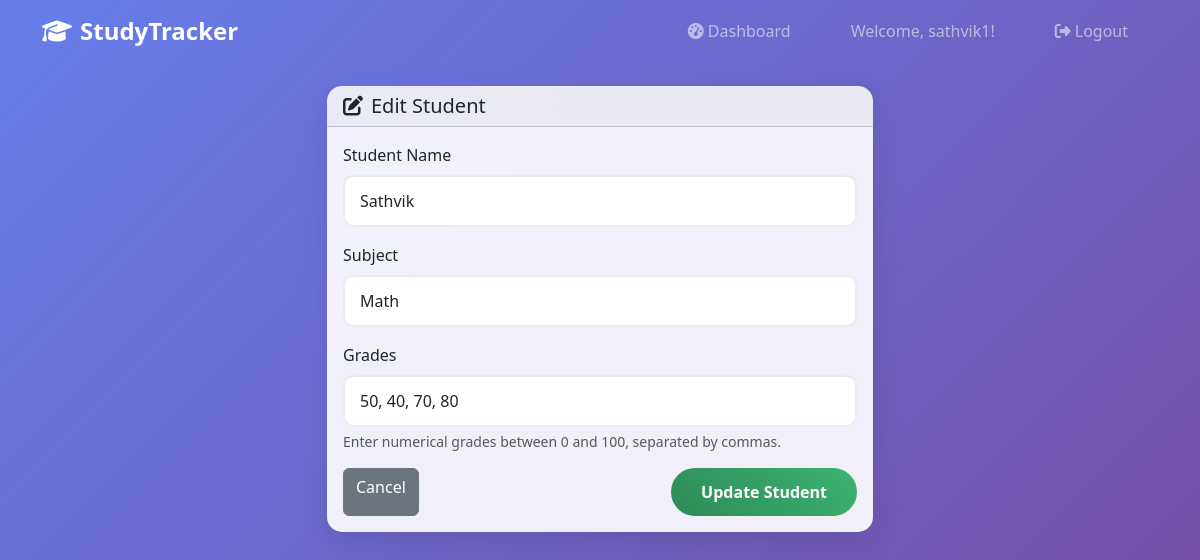
The app's page /edit_student/2 (signed in) with its own data.
### app.py (models this page shows, shortened)
class Student(db.Model):
    id = db.Column(db.Integer, primary_key=True)
    name = db.Column(db.String(100), nullable=False)
    grades = db.Column(db.String(500), nullable=False)  # Increased length
    subject = db.Column(db.String(100), default='General')
    created_at = db.Column(db.DateTime, default=datetime.utcnow)
    user_id = db.Column(db.Integer, db.ForeignKey('user.id'), nullable=False)

### app.py (the view, shortened to what this page needs)
@app.route('/edit_student/<int:student_id>', methods=['GET', 'POST'])
@login_required
def edit_student(student_id):
    student = Student.query.filter_by(id=student_id, user_id=session['user_id']).first_or_404()
    return render_template('edit_student.html', student=student)

### app.py (called while the page is built)
def login_required(f):
    from functools import wraps
    @wraps(f)
    def decorated_function(*args, **kwargs):
        if 'user_id' not in session:
            flash('Please log in to access this page.', 'warning')
            return redirect(url_for('login'))
        return f(*args, **kwargs)
    return decorated_function

### templates/edit_student.html (shortened to what this page needs)
{% extends "base.html" %}
{% block content %}
<div class="container py-4">
    <div class="row justify-content-center">
        <div class="col-md-6">
            <div class="card">
                <div class="card-header">
                    <h5 class="mb-0"><i class="fas fa-edit me-2"></i>Edit Student</h5>
                </div>
                <div class="card-body">
                    <form method="POST">
                        <div class="mb-3">
                            <label for="name" class="form-label">Student Name</label>
                            <input type="text" class="form-control" id="name" name="name" value="{{ student.name }}" required>
                        </div>
                        <div class="mb-3">
                            <label for="subject" class="form-label">Subject</label>
                            <input type="text" class="form-control" id="subject" name="subject" value="{{ student.subject }}" required>
                        </div>
                        <div class="mb-3">
                            <label for="grades" class="form-label">Grades</label>
                            <input type="text" class="form-control" id="grades" name="grades" value="{{ student.grades }}" required>
                            <div class="form-text">Enter numerical grades between 0 and 100, separated by commas.</div>
                        </div>
                        <div class="d-flex justify-content-between">
                            <a href="{{ url_for('dashboard') }}" class="btn btn-secondary">Cancel</a>
                            <button type="submit" class="btn btn-primary">Update Student</button>
                        </div>
                    </form>
                </div>
            </div>
        </div>
    </div>
</div>
{% endblock %}

### templates/base.html (style rules this page uses)
:root { --primary-color: #2E8B57; --secondary-color: #3CB371; --accent-color: #20B2AA; }
body { background: linear-gradient(135deg, #667eea 0%, #764ba2 100%); min-height: 100vh; font-family: 'Segoe UI', Tahoma, Geneva, Verdana, sans-serif; }
.card { border: none; border-radius: 15px; box-shadow: 0 10px 30px rgba(0,0,0,0.1); backdrop-filter: blur(10px); background: rgba(255,255,255,0.9); }
.btn-primary { background: linear-gradient(45deg, var(--primary-color), var(--secondary-color)); border: none; border-radius: 25px; padding: 12px 30px; font-weight: 600; transition: all 0.3s ease; }
.form-control { border-radius: 10px; border: 2px solid #e9ecef; padding: 12px 15px; }

### records on screen
Student: name "Sathvik", subject "Math", grades "50, 40, 70, 80"

### other values on screen
{{ session.username }} "sathvik1"
